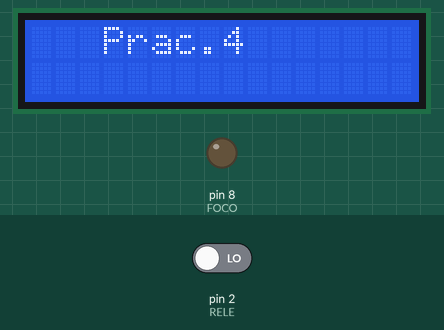
Simulated run of this sketch. Board: Arduino Uno, built with avr-gcc and run on an emulated ATmega328P. Parts: 16×2 character LCD, output pins drawn as LEDs (lit = HIGH). The test bench sets the inputs (shaded band); at power-on: pin 2 (RELE) LOW.

Above: at 2.1 s.
At 11.4 s:
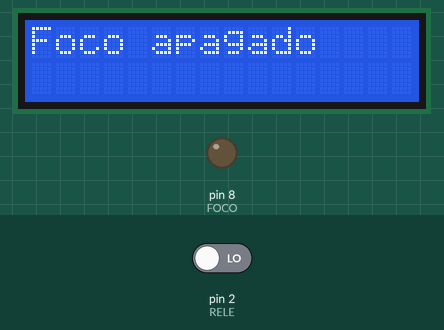
11.5 s: pin 2 (RELE) driven HIGH
At 11.9 s:
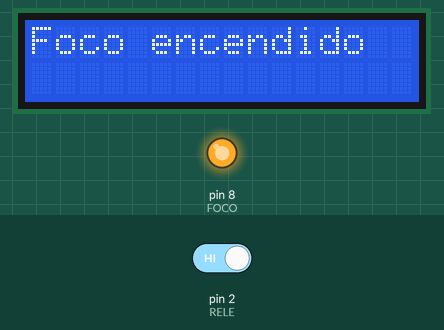
14.5 s: pin 2 (RELE) driven LOW
At 16.0 s:
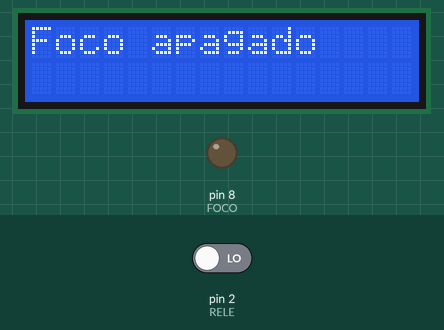
Timing chart, 0 to 17.5 s (numbered marks = the images above; inputs shaded):
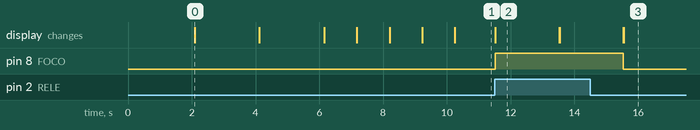

Measured:
- after the input at 11.5 s, pin 8 (FOCO): LOW → HIGH at once; the display: changes at once (image 2)
- after the input at 14.5 s, pin 8 (FOCO): HIGH → LOW after 1.0 s; the display: first differs from a run without the input after 1.0 s (image 3)
- what the display in image 0 shows lasts 2.0 s, from 2.1 s to 4.1 s

The sketch:

DARLINGTON_1.ino
```cpp
/*
  Relevador 1
  Circuito primario activado por un sensor de 24VCD
  Circuito secundario conectado a 5VCD
  Relevador2
  Circuito primario activado por un arreglo darlington 5V
  Circuito secundario conectado a 220VCA

  Si el relé 1 es activado por el sensor este envia una señal HIGH al pin 2, provocando que el pin 8
  envie una señal hacia el arreglo darlington, lo que cierra el circuito primario del relé 2 y permite
  que se cierre el circuito secundario, lo que encendiende el foco

*/

const int RELE = 2;
const int FOCO = 8;

int RELESTATE = 0;

//Include library code LCD
#include <Wire.h>
#include <LiquidCrystal_I2C.h>
LiquidCrystal_I2C lcd(0x27,16,2);

void setup() {
  lcd.init();
  lcd.backlight();
  pinMode (FOCO, OUTPUT);
  pinMode (RELE, INPUT);


  lcd.setCursor(0,0);
  lcd.print("Sis. Embebidos0!");
  lcd.setCursor(3,1);
  lcd.print("6 semestre");
  delay(2000);
  lcd.clear();
  lcd.setCursor(3,0);
  lcd.print("Prac.4");
  delay(2000);
  lcd.clear();
  lcd.setCursor(1,0);
  lcd.print("Sistema de");
  lcd.setCursor(1,1);
  lcd.print("Control");
  delay(2000);
  lcd.clear();
  lcd.setCursor(1,0);
  lcd.print("Realizado:");
  lcd.setCursor(0,1);
  lcd.print("Erick Montoya B");
  delay(1000);
  lcd.clear();
  lcd.setCursor(1,0);
  lcd.print("Realizado:");
  lcd.setCursor(0,1);
  lcd.print("Oliver Gamboa H");
  delay(1000);
  lcd.clear();
  lcd.setCursor(1,0);
  lcd.print("Realizado:");
  lcd.setCursor(0,1);
  lcd.print("Edson Hernandez G");
  delay(1000);
  lcd.clear();
  lcd.setCursor(1,0);
  lcd.print("Realizado:");
  lcd.setCursor(0,1);
  lcd.print("Aaron S Sanchez F");
  delay(1000);
  lcd.clear();
 }
void loop() {
  RELESTATE = digitalRead(RELE);
  // coniguracion de los numeros de columnas y lineas de LCD
  if (RELESTATE  == HIGH){
    lcd.setCursor (0,0);
    lcd.print("Foco encendido");
    digitalWrite(FOCO,HIGH);
    delay(2000);
    lcd.clear();
  }
  else{
    lcd.setCursor (0,0);
    digitalWrite(FOCO,LOW);
    lcd.print("Foco apagado");
  }

 }
```
